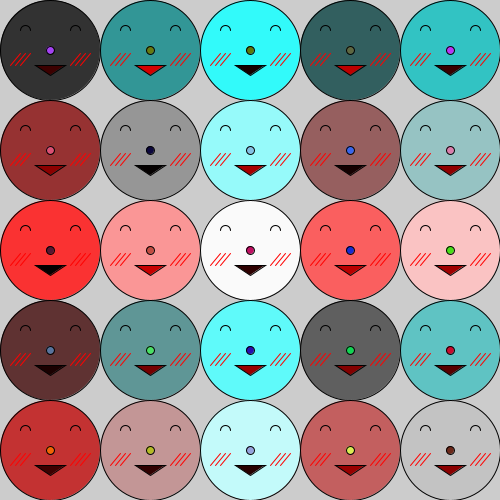
Frame 1 (no input)
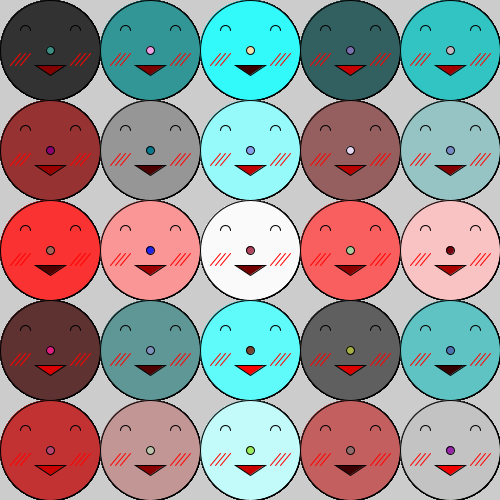
Frame 60 (the mouse pressed at the canvas centre just before this capture)
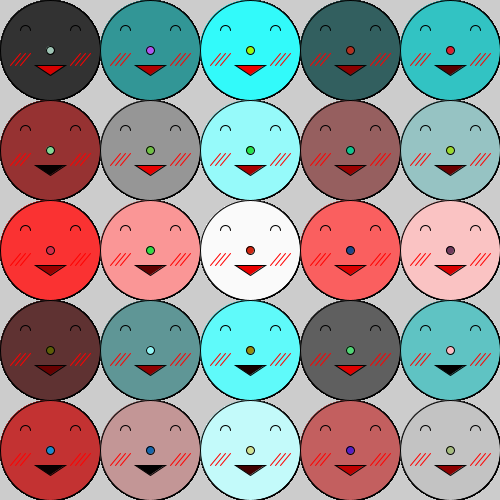
Frame 120 (the mouse held since frame 60 and released just before this capture)

The Processing sketch that drew these frames (run headless with seeded random() and noise(); from frame 60 on, the mouse is pressed at the canvas centre):

// Processing sketch: processing_61545
// ── processing_61545.pde

void setup()
{
  size(500, 500);

}
void draw()
{
    for (int i=50;i<=450; i+=100)
  {
    for (int j=50; j<=450; j+=100)
    {
      face(i, j);
    }
  }
}
void face(int a, int b)
{
  fill(b%255,a%255,a%255);
  ellipse(a, b, 100, 100);
  //  noFill();
  arc(a-25, b-20, 10, 10, radians(180), 2*PI);
  arc(a+25, b-20, 10, 10, radians(180), 2*PI);
  
 
  fill(random(255),random(255),random(255));
  ellipse(a,b,8,8);
  
  
  fill(random(255),0,0);
  triangle(a-15, b+15, a+15, b+15, a, b+25);
  
stroke(255,0,0);
 line(a-30,b+3,a-40,b+15);
 line(a-25,b+3,a-35,b+15);
 line(a-20,b+3,a-30,b+15);
 line(a-20+50,b+3,a-30+50,b+15);
 line(a-20+55,b+3,a-30+55,b+15);
  line(a-20+60,b+3,a-30+60,b+15);
  
  stroke(0);
}
